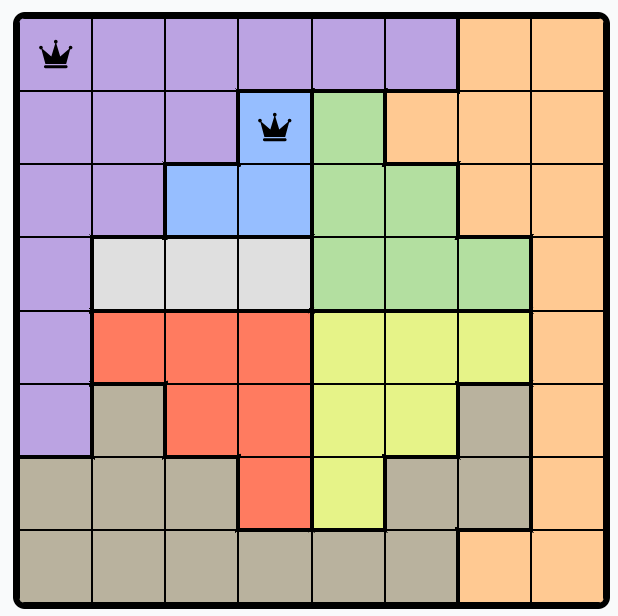
#> input picture screenshot.png, 618 x 616 px
$ python reader.py
#> lines starting #> are read from the running program, lines starting #| are printed output that depends on the picture; after the words box and inside, x2 and y2 are one past the last pixel; in counts of white or black regions, pixels touching at a corner belong together
import cv2
import numpy as np

def read_puzzle():

    # Load image
    image_path = "screenshot.png"  # Change to your image file
    image = cv2.imread(image_path)
#> image is the input picture: shape (616, 618, 3); mean B, G, R 157.6, 171.6, 190.6
    image_rgb = cv2.cvtColor(image, cv2.COLOR_BGR2RGB)  # Convert to RGB for display

    # Convert to grayscale and threshold to detect the grid
    gray = cv2.cvtColor(image, cv2.COLOR_BGR2GRAY)
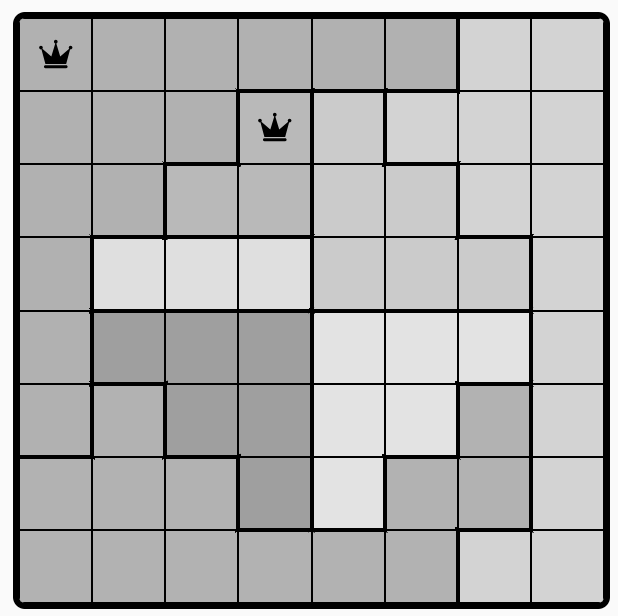
#> gray: shape (616, 618); min 0, max 250, mean 175.6
    _, thresh = cv2.threshold(gray, 240, 255, cv2.THRESH_BINARY_INV)  # Invert to detect grid
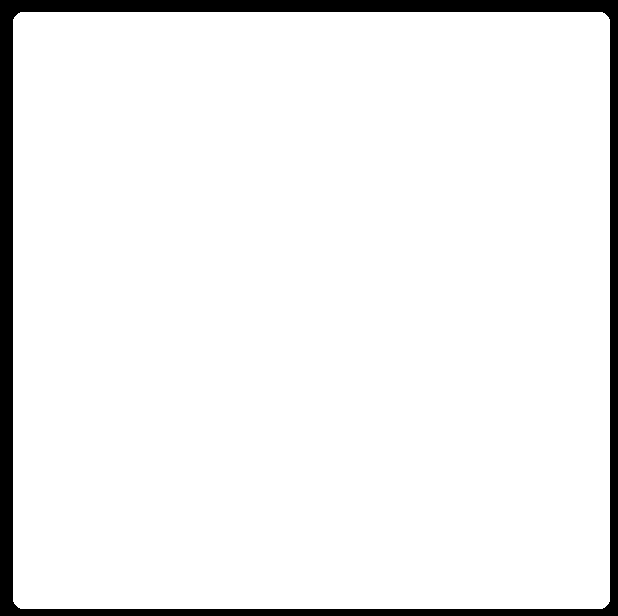
#> thresh: shape (616, 618); 93.6% white; 1 black region

    # Find contours and get the bounding box of the grid
    contours, _ = cv2.findContours(thresh, cv2.RETR_EXTERNAL, cv2.CHAIN_APPROX_SIMPLE)
#> contours = 1 contour; box (x1, y1, x2, y2) and area: (13, 12, 610, 609) 355136
    x, y, w, h = cv2.boundingRect(contours[0])  # Get bounding box
#> x = 13; y = 12; w = 597; h = 597

    # Crop the image to remove white space
    cropped_image = image[y:y+h, x:x+w]
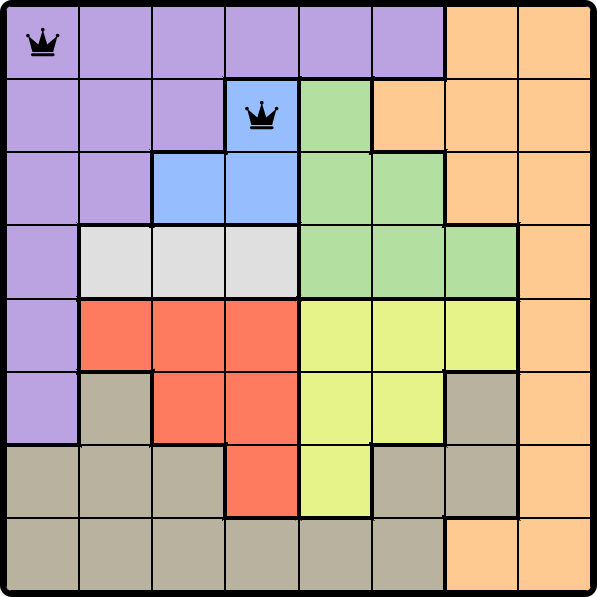
#> cropped_image: shape (597, 597, 3); mean B, G, R 151.2, 166.2, 186.6

    # Get new dimensions
    grid_size = 8  # Assuming 8×8 grid
    cell_w = w // grid_size
#> cell_w = 74
    cell_h = h // grid_size
#> cell_h = 74

    # Create a NumPy array to store color numbers
    grid = np.zeros((grid_size, grid_size), dtype=int)

    # Determine the color of each cell in the grid
    colors = []
    for row in range(grid_size):
        for col in range(grid_size):

            # Sample a pixel from a little way into the cell (but not the very centre in case a pre-populated queen is there)
            cell_x_sample_point = int((row+0.2) * cell_w)
            cell_y_sample_point = int((col+0.2) * cell_h)
            sample_pixel = cropped_image[cell_x_sample_point, cell_y_sample_point]

            # add to the list of colors if not seen before
            if not any(np.array_equal(sample_pixel, color) for color in colors):
                colors.append(sample_pixel)

            # Get the index of the sample_pixel in colors and add to grid
            color_index = next(i for i, color in enumerate(colors) if np.array_equal(sample_pixel, color))
            grid[row][col]=color_index
#> after the loop, colors = [[226, 163, 187], [146, 201, 255], [255, 190, 150], [160, 223, 179], [223, 223, 223], [96, 123, 255], [136, 243, 230], [158, 178, 185]]

    return (grid)


def display_grid(grid):
    for row in grid:
        print(" ".join(map(str, row)))
#> this loop made 8 passes
#> row on passes 1 to 8: [0, 0, 0, 0, 0, 0, 1, 1], [0, 0, 0, 2, 3, 1, 1, 1], [0, 0, 2, 2, 3, 3, 1, 1], [0, 4, 4, 4, 3, 3, 3, 1], [0, 5, 5, 5, 6, 6, 6, 1], [0, 7, 5, 5, 6, 6, 7, 1], [7, 7, 7, 5, 6, 7, 7, 1], [7, 7, 7, 7, 7, 7, 1, 1]
#| 0 0 0 0 0 0 1 1
#| 0 0 0 2 3 1 1 1
#| 0 0 2 2 3 3 1 1
#| 0 4 4 4 3 3 3 1
#| 0 5 5 5 6 6 6 1
#| 0 7 5 5 6 6 7 1
#| 7 7 7 5 6 7 7 1
#| 7 7 7 7 7 7 1 1

def display_solved_message(execution_time):
    print (f"\nExecution time: {round(execution_time,6)} seconds")
    message = f"Queens #320 | {round(execution_time,2)}s\n"+ "First 👑s: 🟦 🟩 ⬜\n" + "lnkd.in/queens."
    print (f"\n{message}\n\n")


if __name__ == "__main__":

    grid = read_puzzle()
    display_grid(grid)
